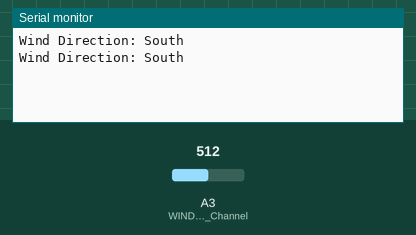
The sketch below on a simulated Arduino Uno, built with avr-gcc and run on an emulated ATmega328P. Parts: the last lines printed to the serial monitor. The inputs (shaded band) are chosen by the test bench; at power-on: A3 (WIND_VANE_IN_Channel) = 512.

Above: at 1.8 s.
1.9 s: A3 (WIND_VANE_IN_Channel) set to 565
At 2.8 s:
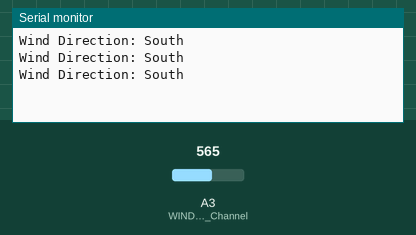
3.4 s: A3 (WIND_VANE_IN_Channel) set to 593
At 4.8 s:
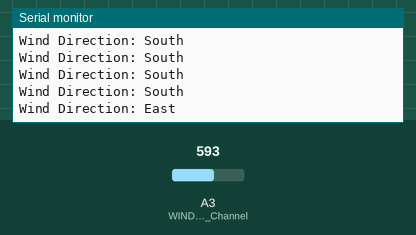
6.5 s: A3 (WIND_VANE_IN_Channel) set to 793
At 7.8 s:
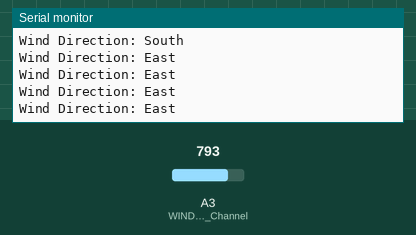
8.0 s: A3 (WIND_VANE_IN_Channel) set to 819
At 8.8 s:
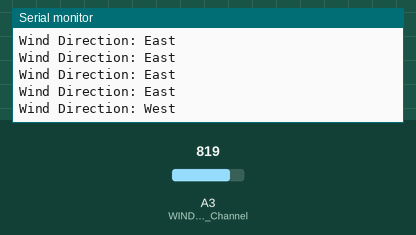

The sketch:

vane.ino
```cpp
/*
 * wind_vane.ino
 */

#define WIND_VANE_IN_Channel A3

const int WEST = 1;
const int EAST = 2;
const int SOUTH = 3;
const int NORTH = 4;

uint16_t vane_reading = 0;

void setup() {
  pinMode(WIND_VANE_IN_Channel, INPUT);
  Serial.begin(9600);
}

void loop() {
  uint16_t rawReading = analogRead(WIND_VANE_IN_Channel);
  //Serial.print("Raw Reading: ");
  //Serial.println(rawReading);

  uint8_t windDirection = getWindDirection(rawReading);
  Serial.print("Wind Direction: ");
  switch (windDirection) {
    case WEST:
      Serial.println("West");
      break;
    case EAST:
      Serial.println("East");
      break;
    case SOUTH:
      Serial.println("South");
      break;
    case NORTH:
      Serial.println("North");
      break;
    default:
      Serial.println("Unknown");
  }
  delay(1000); // Adjust delay as needed for your application
}

uint8_t getWindDirection(uint16_t reading) {
//  Serial.print("Reading Range: ");
//  Serial.print("0-350: ");
//  Serial.print(reading >= 0 && reading <= 350);
//  Serial.print(", 350-580: ");
//  Serial.print(reading > 350 && reading <= 580);
//  Serial.print(", 580-800: ");
//  Serial.print(reading > 580 && reading <= 800);
//  Serial.print(", 800-1023: ");
//  Serial.println(reading > 800 && reading <= 1023);

  if (reading > 800 && reading <= 1023) {
    return WEST;
  } else if (reading > 580 && reading <= 800) {
    return EAST;
  } else if (reading > 350 && reading <= 580) {
    return SOUTH;
  } else if (reading >= 0 && reading <= 350) {
    return NORTH;
  } else {
    return 0;
  }
}
```

Measured:
- the behaviour switches between 580 and 581 on A3 (WIND_VANE_IN_Channel) (found by bisection; images 1 and 2)
- the behaviour switches between 800 and 801 on A3 (WIND_VANE_IN_Channel) (found by bisection; images 3 and 4)
- after the input at 3.4 s, the serial monitor: prints a new line after 0.60 s (image 2)
- after the input at 8.0 s, the serial monitor: prints a new line at once (image 4)
